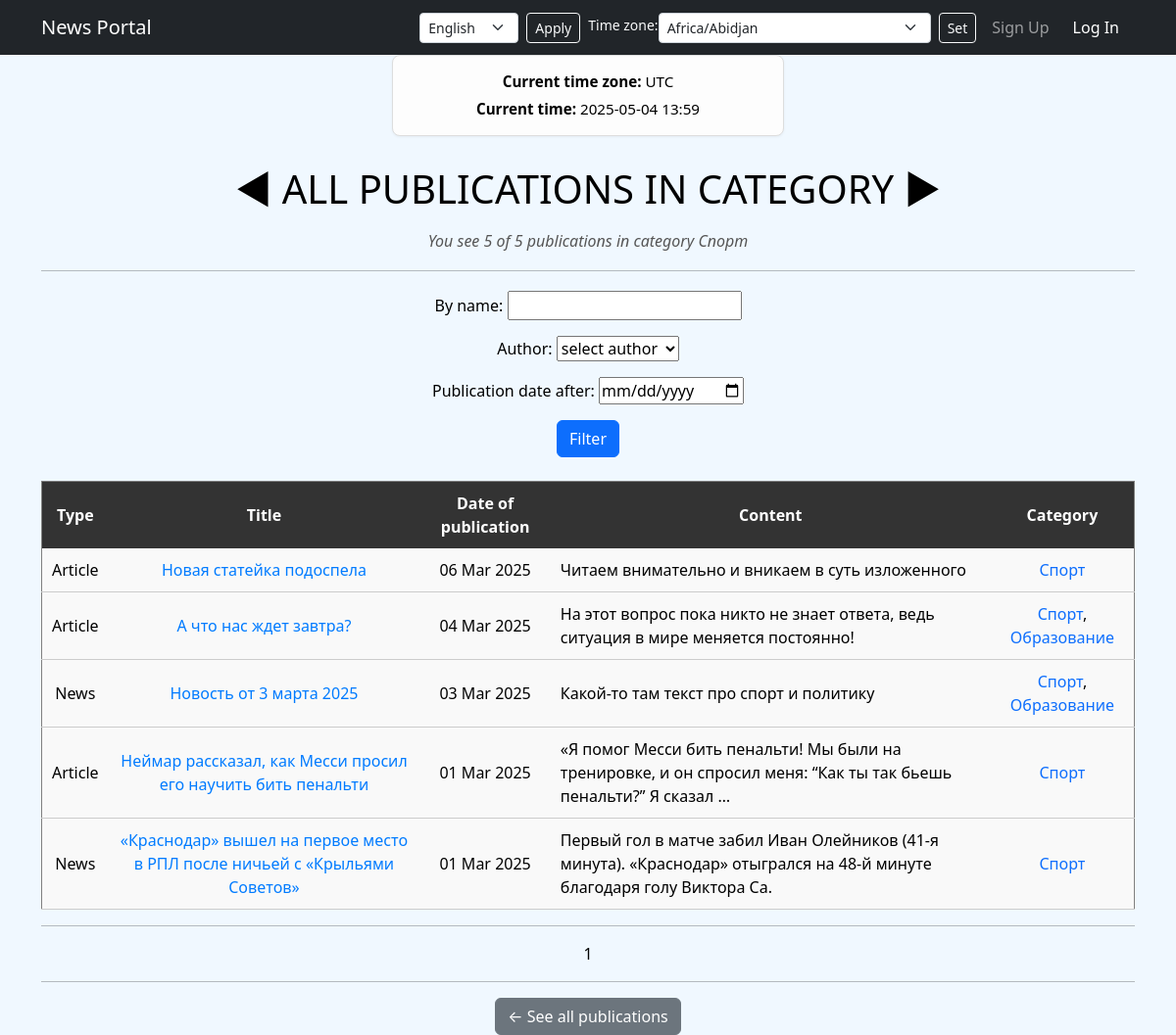
The app's page /news/categories/1/, older data.
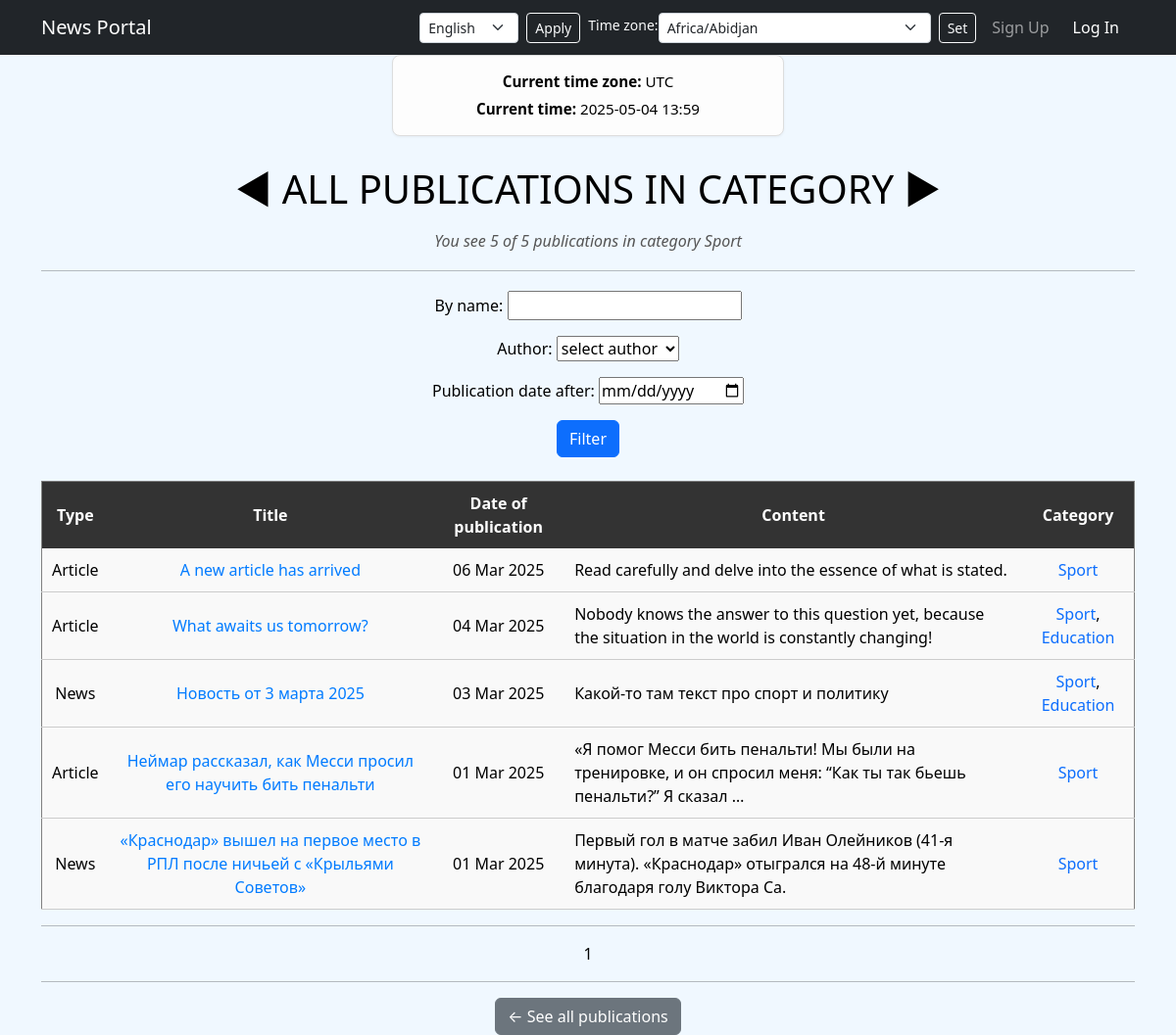
The same page, newer data.
### news/models.py (models this page shows, shortened)
class Category(models.Model):
    name_category = models.CharField(
        max_length=64,
        unique=True,
        help_text=_('name category'),
        verbose_name=_('Category Name'),
    )
    subscribers = models.ManyToManyField(User, related_name='categories')
    def __str__(self):
        return f'{self.name_category}'
    class Meta:
        verbose_name = _('Category')
        verbose_name_plural = _('Categories')

class Post(models.Model):
    author = models.ForeignKey(
        Author,
        on_delete=models.CASCADE,
        help_text=_('Author of publication'),
        verbose_name=_('Author'),
    )
    ARTICLE = 'AR'
    NEWS = 'NW'
    CATEGORIES = (
        (NEWS, _('News')),
        (ARTICLE, _('Article')),
    )
    publication = models.CharField(
        max_length=2,
        choices=CATEGORIES,
        default=NEWS,
        verbose_name = _('Publication'),
    )
    date_creation = models.DateTimeField(auto_now_add=True, verbose_name=_('Date of publication'))
    post_category = models.ManyToManyField(Category, through='PostCategory')
    title = models.CharField(max_length=256, verbose_name=_('Title'))
    text = models.TextField(verbose_name=_('Text'))
    rating = models.SmallIntegerField(default=0, verbose_name=_('Rating'))
    class Meta:
        verbose_name = _('Publication')
        verbose_name_plural = _('Publications')

### news/views.py (the view)
# urls.py: path('categories/<int:pk>/', CategoryList.as_view(), name='category_news'),
class CategoryList(ListView):
    model = Post
    template_name = 'category_list.html'
    context_object_name = 'category_news'
    paginate_by = 10
    def get_queryset(self):
        self.post_category = get_object_or_404(Category, id=self.kwargs['pk'])
        queryset = Post.objects.filter(post_category=self.post_category).order_by('-date_creation')
        self.filterset = PostFilter(self.request.GET, queryset=queryset)
        return self.filterset.qs
    def get_context_data(self, **kwargs):
        context = super().get_context_data(**kwargs)
        user = self.request.user
        timezone_name = self.request.session.get('django_timezone', 'UTC')
        timezone.activate(pytz.timezone(timezone_name))  # Активируем часовой пояс
        current_time = timezone.now()  # Получаем текущее время
        context.update({
            'category': self.post_category,
            'filterset': self.filterset,
            'is_not_subscriber': user.is_authenticated and user not in self.post_category.subscribers.all(),
            'is_author': user.is_authenticated and user.groups.filter(name='authors').exists(),
            'timezones': pytz.common_timezones,  # Все доступные часовые пояса
            'current_time': current_time  # Добавляем текущее время в контекст
        })
        return context

### news/models.py (called while the page is built)
    def __str__(self):
        return f'{self.authorUser}'

### news/templatetags/custom_filters.py (called while the page is built)
@register.filter()
def censor(value):
    bad_word = ['Искусство', 'Мэр', 'геймеров', 'очко']
    for word in value.split():
        for i in bad_word:
            if i.lower() in word.lower().replace(',.:;/-\\""', ''):
                value = value.replace(i, f"{i[0]}{'*' * (len(i) - 1)}")
    if not isinstance(value, str):
        raise TypeError(f'Filter applied to an unresolved type {type(value)}\nAllowed type str')
    return value

### templates/category_list.html (shortened to what this page needs)
{% extends 'flatpages/default.html' %}
{% load i18n %}
{% load custom_filters %}
{% block content %}
<h1 style="text-align: center; margin-bottom: 20px;">◄ {% trans "ALL PUBLICATIONS IN  CATEGORY" %} ►</h1>
<h6 style="text-align: center; color: #555;"><i>{% trans "You see" %} {{ category_news|length }} {% trans "of" %} {{ paginator.count }} {% trans "publications in category" %} {{ category.name_category }}</i></h6>
<hr style="margin: 20px 0;">
<form method="GET">
    {{ filterset.form.as_p }}
    <button type="submit" class="btn btn-primary">{% trans "Filter" %}</button>
</form>
<br>
{% if category_news %}
<table border="1" cellpadding="10" cellspacing="0" width="100%" style="border-collapse: collapse; text-align: center; background-color: #f9f9f9;">
    <thead style="background-color: #333; font-weight: bold; color: white;">
        <tr>
            <th>{% trans "Type" %}</th>
            <th>{% trans "Title" %}</th>
            <th>{% trans "Date of publication" %}</th>
            <th>{% trans "Content" %}</th>
            <th>{% trans "Category" %}</th>
        </tr>
    </thead>
    <tbody>
        {% for new in category_news %}
        <tr style="border-bottom: 1px solid #ccc; color: black;">
            <td>{{ new.get_publication_display }}</td>
            <td><a href="{% url 'new_detail' new.id %}" style="text-decoration: none; color: #007bff;">{{ new.title }}</a></td>
            <td>{{ new.date_creation|date:'d M Y' }}</td>
            <td style="text-align: left;">{{ new.text|truncatewords:20|censor }}</td>
            <td>
                {% for cat in new.post_category.all %}
                    <a href="{% url 'category_news' cat.id %}" style="text-decoration: none;">{{ cat }}</a>{% if not forloop.last %}, {% endif %}
                {% endfor %}
            </td>
        </tr>
        {% endfor %}
    </tbody>
</table>
{% else %}
<div style="text-align: center; padding: 20px; border: 1px solid #ccc; background-color: #f9f9f9;">
    <h2>{% trans "There are no publications in this category." %} 😔</h2>
</div>
{% endif %}
<hr>
   {{ page_obj.number }}
<hr>
<a href="{% url 'news_list' %}" class="btn btn-secondary">← {% trans "See all publications" %}</a>
{% endblock content %}

Row changes from the older to the newer data that the page shows:
changed Category: name_category "Спорт" → "Sport"
changed Post: title "Новая статейка подоспела" → "A new article has arrived"; text|censor "Читаем внимательно и вникаем в суть изложенного" → "Read carefully and delve into the essence of what is stated."
changed Post: title "А что нас ждет завтра?" → "What awaits us tomorrow?"; text|censor "На этот вопрос пока никто не знает ответа, ведь ситуация в мире меняется постоянно!" → "Nobody knows the answer to this question yet, because the situation in the world is constantly changing!"
changed Category: name_category "Образование" → "Education"
